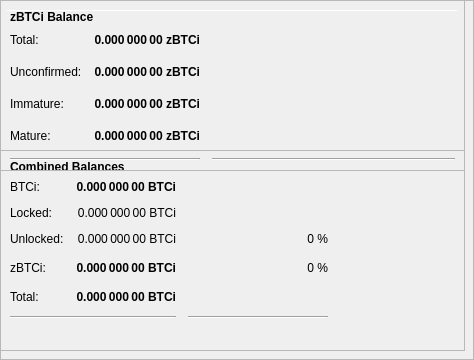
        <widget class="QFrame" name="frameObfuscation">
         <property name="minimumSize">
          <size>
           <width>0</width>
           <height>350</height>
          </size>
         </property>
         <property name="layoutDirection">
          <enum>Qt::LeftToRight</enum>
         </property>
         <property name="frameShape">
          <enum>QFrame::StyledPanel</enum>
         </property>
         <property name="frameShadow">
          <enum>QFrame::Raised</enum>
         </property>
         <widget class="QPushButton" name="runAutoDenom">
          <property name="geometry">
           <rect>
            <x>251</x>
            <y>17</y>
            <width>1</width>
            <height>1</height>
           </rect>
          </property>
          <property name="palette">
           <palette>
            <active>
             <colorrole role="WindowText">
              <brush brushstyle="SolidPattern">
               <color alpha="255">
                <red>0</red>
                <green>0</green>
                <blue>0</blue>
               </color>
              </brush>
             </colorrole>
             <colorrole role="Button">
              <brush brushstyle="SolidPattern">
               <color alpha="255">
                <red>239</red>
                <green>238</green>
                <blue>238</blue>
               </color>
              </brush>
             </colorrole>
             <colorrole role="Light">
              <brush brushstyle="SolidPattern">
               <color alpha="255">
                <red>255</red>
                <green>255</green>
                <blue>255</blue>
               </color>
              </brush>
             </colorrole>
             <colorrole role="Midlight">
              <brush brushstyle="SolidPattern">
               <color alpha="255">
                <red>247</red>
                <green>246</green>
                <blue>246</blue>
               </color>
              </brush>
             </colorrole>
             <colorrole role="Dark">
              <brush brushstyle="SolidPattern">
               <color alpha="255">
                <red>119</red>
                <green>119</green>
                <blue>119</blue>
               </color>
              </brush>
             </colorrole>
             <colorrole role="Mid">
              <brush brushstyle="SolidPattern">
               <color alpha="255">
                <red>159</red>
                <green>159</green>
                <blue>159</blue>
               </color>
              </brush>
             </colorrole>
             <colorrole role="Text">
              <brush brushstyle="SolidPattern">
               <color alpha="255">
                <red>0</red>
                <green>0</green>
                <blue>0</blue>
               </color>
              </brush>
             </colorrole>
             <colorrole role="BrightText">
              <brush brushstyle="SolidPattern">
               <color alpha="255">
                <red>255</red>
                <green>255</green>
                <blue>255</blue>
               </color>
              </brush>
             </colorrole>
             <colorrole role="ButtonText">
              <brush brushstyle="SolidPattern">
               <color alpha="255">
                <red>0</red>
                <green>0</green>
                <blue>0</blue>
               </color>
              </brush>
             </colorrole>
             <colorrole role="Base">
              <brush brushstyle="SolidPattern">
               <color alpha="255">
                <red>255</red>
                <green>255</green>
                <blue>255</blue>
               </color>
              </brush>
             </colorrole>
             <colorrole role="Window">
              <brush brushstyle="SolidPattern">
               <color alpha="255">
                <red>239</red>
                <green>238</green>
                <blue>238</blue>
               </color>
              </brush>
             </colorrole>
             <colorrole role="Shadow">
              <brush brushstyle="SolidPattern">
               <color alpha="255">
                <red>0</red>
                <green>0</green>
                <blue>0</blue>
               </color>
              </brush>
             </colorrole>
             <colorrole role="AlternateBase">
              <brush brushstyle="SolidPattern">
               <color alpha="255">
                <red>247</red>
                <green>246</green>
                <blue>246</blue>
               </color>
              </brush>
             </colorrole>
             <colorrole role="ToolTipBase">
              <brush brushstyle="SolidPattern">
               <color alpha="255">
                <red>255</red>
                <green>255</green>
                <blue>220</blue>
               </color>
              </brush>
             </colorrole>
             <colorrole role="ToolTipText">
              <brush brushstyle="SolidPattern">
               <color alpha="255">
                <red>0</red>
                <green>0</green>
                <blue>0</blue>
               </color>
              </brush>
             </colorrole>
            </active>
            <inactive>
             <colorrole role="WindowText">
              <brush brushstyle="SolidPattern">
               <color alpha="255">
                <red>0</red>
                <green>0</green>
                <blue>0</blue>
               </color>
              </brush>
             </colorrole>
             <colorrole role="Button">
              <brush brushstyle="SolidPattern">
               <color alpha="255">
                <red>239</red>
                <green>238</green>
                <blue>238</blue>
               </color>
              </brush>
             </colorrole>
             <colorrole role="Light">
              <brush brushstyle="SolidPattern">
               <color alpha="255">
                <red>255</red>
                <green>255</green>
                <blue>255</blue>
               </color>
              </brush>
             </colorrole>
             <colorrole role="Midlight">
              <brush brushstyle="SolidPattern">
               <color alpha="255">
                <red>247</red>
                <green>246</green>
                <blue>246</blue>
               </color>
              </brush>
             </colorrole>
             <colorrole role="Dark">
              <brush brushstyle="SolidPattern">
               <color alpha="255">
                <red>119</red>
                <green>119</green>
                <blue>119</blue>
               </color>
              </brush>
             </colorrole>
             <colorrole role="Mid">
              <brush brushstyle="SolidPattern">
               <color alpha="255">
                <red>159</red>
                <green>159</green>
                <blue>159</blue>
               </color>
              </brush>
             </colorrole>
             <colorrole role="Text">
              <brush brushstyle="SolidPattern">
               <color alpha="255">
                <red>0</red>
                <green>0</green>
                <blue>0</blue>
               </color>
              </brush>
             </colorrole>
             <colorrole role="BrightText">
              <brush brushstyle="SolidPattern">
               <color alpha="255">
                <red>255</red>
                <green>255</green>
                <blue>255</blue>
               </color>
              </brush>
             </colorrole>
             <colorrole role="ButtonText">
              <brush brushstyle="SolidPattern">
               <color alpha="255">
                <red>0</red>
                <green>0</green>
                <blue>0</blue>
               </color>
              </brush>
             </colorrole>
             <colorrole role="Base">
              <brush brushstyle="SolidPattern">
               <color alpha="255">
                <red>255</red>
                <green>255</green>
                <blue>255</blue>
               </color>
              </brush>
             </colorrole>
             <colorrole role="Window">
              <brush brushstyle="SolidPattern">
               <color alpha="255">
                <red>239</red>
                <green>238</green>
                <blue>238</blue>
               </color>
              </brush>
             </colorrole>
             <colorrole role="Shadow">
              <brush brushstyle="SolidPattern">
               <color alpha="255">
                <red>0</red>
                <green>0</green>
                <blue>0</blue>
               </color>
              </brush>
             </colorrole>
             <colorrole role="AlternateBase">
              <brush brushstyle="SolidPattern">
               <color alpha="255">
                <red>247</red>
                <green>246</green>
                <blue>246</blue>
               </color>
              </brush>
             </colorrole>
             <colorrole role="ToolTipBase">
              <brush brushstyle="SolidPattern">
               <color alpha="255">
                <red>255</red>
                <green>255</green>
                <blue>220</blue>
               </color>
              </brush>
             </colorrole>
             <colorrole role="ToolTipText">
              <brush brushstyle="SolidPattern">
               <color alpha="255">
                <red>0</red>
                <green>0</green>
                <blue>0</blue>
               </color>
              </brush>
             </colorrole>
            </inactive>
            <disabled>
             <colorrole role="WindowText">
              <brush brushstyle="SolidPattern">
               <color alpha="255">
                <red>119</red>
                <green>119</green>
                <blue>119</blue>
               </color>
              </brush>
             </colorrole>
             <colorrole role="Button">
              <brush brushstyle="SolidPattern">
               <color alpha="255">
                <red>239</red>
                <green>238</green>
                <blue>238</blue>
               </color>
              </brush>
             </colorrole>
             <colorrole role="Light">
              <brush brushstyle="SolidPattern">
               <color alpha="255">
                <red>255</red>
                <green>255</green>
                <blue>255</blue>
               </color>
              </brush>
             </colorrole>
             <colorrole role="Midlight">
              <brush brushstyle="SolidPattern">
               <color alpha="255">
                <red>247</red>
                <green>246</green>
                <blue>246</blue>
               </color>
              </brush>
             </colorrole>
             <colorrole role="Dark">
              <brush brushstyle="SolidPattern">
               <color alpha="255">
                <red>119</red>
                <green>119</green>
                <blue>119</blue>
               </color>
              </brush>
             </colorrole>
             <colorrole role="Mid">
              <brush brushstyle="SolidPattern">
               <color alpha="255">
                <red>159</red>
                <green>159</green>
                <blue>159</blue>
               </color>
              </brush>
             </colorrole>
             <colorrole role="Text">
              <brush brushstyle="SolidPattern">
               <color alpha="255">
                <red>119</red>
                <green>119</green>
                <blue>119</blue>
               </color>
              </brush>
             </colorrole>
             <colorrole role="BrightText">
              <brush brushstyle="SolidPattern">
               <color alpha="255">
                <red>255</red>
                <green>255</green>
                <blue>255</blue>
               </color>
              </brush>
             </colorrole>
             <colorrole role="ButtonText">
              <brush brushstyle="SolidPattern">
               <color alpha="255">
                <red>119</red>
                <green>119</green>
                <blue>119</blue>
               </color>
              </brush>
             </colorrole>
             <colorrole role="Base">
              <brush brushstyle="SolidPattern">
               <color alpha="255">
                <red>239</red>
                <green>238</green>
                <blue>238</blue>
               </color>
              </brush>
             </colorrole>
             <colorrole role="Window">
              <brush brushstyle="SolidPattern">
               <color alpha="255">
                <red>239</red>
                <green>238</green>
                <blue>238</blue>
               </color>
              </brush>
             </colorrole>
             <colorrole role="Shadow">
              <brush brushstyle="SolidPattern">
               <color alpha="255">
                <red>0</red>
                <green>0</green>
                <blue>0</blue>
               </color>
              </brush>
             </colorrole>
             <colorrole role="AlternateBase">
              <brush brushstyle="SolidPattern">
               <color alpha="255">
                <red>239</red>
                <green>238</green>
                <blue>238</blue>
               </color>
              </brush>
             </colorrole>
             <colorrole role="ToolTipBase">
              <brush brushstyle="SolidPattern">
               <color alpha="255">
                <red>255</red>
                <green>255</green>
                <blue>220</blue>
               </color>
              </brush>
             </colorrole>
             <colorrole role="ToolTipText">
              <brush brushstyle="SolidPattern">
               <color alpha="255">
                <red>0</red>
                <green>0</green>
                <blue>0</blue>
               </color>
              </brush>
             </colorrole>
            </disabled>
           </palette>
          </property>
          <property name="focusPolicy">
           <enum>Qt::NoFocus</enum>
          </property>
          <property name="autoFillBackground">
           <bool>true</bool>
          </property>
          <property name="text">
           <string/>
          </property>
          <property name="flat">
           <bool>true</bool>
          </property>
         </widget>
         <widget class="Line" name="line">
          <property name="geometry">
           <rect>
            <x>7</x>
            <y>10</y>
            <width>451</width>
            <height>1</height>
           </rect>
          </property>
          <property name="orientation">
           <enum>Qt::Horizontal</enum>
          </property>
         </widget>
         <widget class="QFrame" name="frame_3">
          <property name="geometry">
           <rect>
            <x>0</x>
            <y>150</y>
            <width>465</width>
            <height>201</height>
           </rect>
          </property>
          <property name="frameShape">
           <enum>QFrame::StyledPanel</enum>
          </property>
          <property name="frameShadow">
           <enum>QFrame::Raised</enum>
          </property>
          <layout class="QVBoxLayout" name="verticalLayout_5">
           <item>
            <layout class="QHBoxLayout" name="horizontalLayout_5" stretch="0">
             <item>
              <widget class="QLabel" name="label_5z">
               <property name="maximumSize">
                <size>
                 <width>16777215</width>
                 <height>20</height>
                </size>
               </property>
               <property name="font">
                <font>
                 <weight>75</weight>
                 <bold>true</bold>
                </font>
               </property>
               <property name="toolTip">
                <string>Combined Balances (including unconfirmed and immature coins)</string>
               </property>
               <property name="text">
                <string>&lt;html&gt;&lt;head/&gt;&lt;body&gt;&lt;p&gt;Combined Balances&lt;/p&gt;&lt;/body&gt;&lt;/html&gt;</string>
               </property>
              </widget>
             </item>
            </layout>
           </item>
           <item>
            <layout class="QGridLayout" name="gridLayout_3">
             <property name="spacing">
              <number>12</number>
             </property>
             <item row="7" column="0" colspan="2">
              <widget class="Line" name="lineSpendableBalance_3">
               <property name="orientation">
                <enum>Qt::Horizontal</enum>
               </property>
              </widget>
             </item>
             <item row="7" column="2">
              <widget class="Line" name="lineWatchBalance_3">
               <property name="sizePolicy">
                <sizepolicy hsizetype="Preferred" vsizetype="Fixed">
                 <horstretch>0</horstretch>
                 <verstretch>0</verstretch>
                </sizepolicy>
               </property>
               <property name="minimumSize">
                <size>
                 <width>140</width>
                 <height>0</height>
                </size>
               </property>
               <property name="orientation">
                <enum>Qt::Horizontal</enum>
               </property>
              </widget>
             </item>
             <item row="4" column="1">
              <widget class="QLabel" name="labelzBalancez">
               <property name="font">
                <font>
                 <weight>75</weight>
                 <bold>true</bold>
                </font>
               </property>
               <property name="cursor">
                <cursorShape>IBeamCursor</cursorShape>
               </property>
               <property name="toolTip">
                <string>Total of transactions that have yet to be confirmed, and do not yet count toward the spendable balance</string>
               </property>
               <property name="text">
                <string notr="true">0.000 000 00 BTCi</string>
               </property>
               <property name="alignment">
                <set>Qt::AlignRight|Qt::AlignTrailing|Qt::AlignVCenter</set>
               </property>
               <property name="textInteractionFlags">
                <set>Qt::LinksAccessibleByMouse|Qt::TextSelectableByKeyboard|Qt::TextSelectableByMouse</set>
               </property>
              </widget>
             </item>
             <item row="6" column="1">
              <widget class="QLabel" name="labelTotalz">
               <property name="font">
                <font>
                 <weight>75</weight>
                 <bold>true</bold>
                </font>
               </property>
               <property name="cursor">
                <cursorShape>IBeamCursor</cursorShape>
               </property>
               <property name="toolTip">
                <string>Total Balance, including unconfirmed and immature coins.</string>
               </property>
               <property name="text">
                <string notr="true">0.000 000 00 BTCi</string>
               </property>
               <property name="alignment">
                <set>Qt::AlignRight|Qt::AlignTrailing|Qt::AlignVCenter</set>
               </property>
               <property name="textInteractionFlags">
                <set>Qt::LinksAccessibleByMouse|Qt::TextSelectableByKeyboard|Qt::TextSelectableByMouse</set>
               </property>
              </widget>
             </item>
             <item row="4" column="3">
              <spacer name="horizontalSpacer_6">
               <property name="orientation">
                <enum>Qt::Horizontal</enum>
               </property>
               <property name="sizeHint" stdset="0">
                <size>
                 <width>40</width>
                 <height>20</height>
                </size>
               </property>
              </spacer>
             </item>
             <item row="6" column="0">
              <widget class="QLabel" name="labelTotalTextz">
               <property name="text">
                <string>Total:</string>
               </property>
              </widget>
             </item>
             <item row="1" column="0">
              <widget class="QLabel" name="labelBalanceTextz">
               <property name="text">
                <string>BTCi:</string>
               </property>
              </widget>
             </item>
             <item row="1" column="1">
              <widget class="QLabel" name="labelBalancez">
               <property name="font">
                <font>
                 <weight>75</weight>
                 <bold>true</bold>
                </font>
               </property>
               <property name="cursor">
                <cursorShape>IBeamCursor</cursorShape>
               </property>
               <property name="toolTip">
                <string>Your current spendable balance</string>
               </property>
               <property name="text">
                <string notr="true">0.000 000 00 BTCi</string>
               </property>
               <property name="alignment">
                <set>Qt::AlignRight|Qt::AlignTrailing|Qt::AlignVCenter</set>
               </property>
               <property name="textInteractionFlags">
                <set>Qt::LinksAccessibleByMouse|Qt::TextSelectableByKeyboard|Qt::TextSelectableByMouse</set>
               </property>
              </widget>
             </item>
             <item row="4" column="0">
              <widget class="QLabel" name="labelzBalanceTextz">
               <property name="toolTip">
                <string/>
               </property>
               <property name="text">
                <string>zBTCi:</string>
               </property>
              </widget>
             </item>
             <item row="4" column="2">
              <widget class="QLabel" name="labelzBTCiPercent">
               <property name="toolTip">
                <string>Current percentage of zBTCi.
If AutoMint is enabled this percentage will settle around the configured AutoMint percentage (default = 10%)</string>
               </property>
               <property name="text">
                <string>0 %</string>
               </property>
               <property name="alignment">
                <set>Qt::AlignRight|Qt::AlignTrailing|Qt::AlignVCenter</set>
               </property>
              </widget>
             </item>
             <item row="6" column="2">
              <widget class="QLabel" name="label100Percent">
               <property name="text">
                <string/>
               </property>
               <property name="alignment">
                <set>Qt::AlignRight|Qt::AlignTrailing|Qt::AlignVCenter</set>
               </property>
              </widget>
             </item>
             <item row="2" column="1">
              <widget class="QLabel" name="labelLockedBalance">
               <property name="toolTip">
                <string>Locked BTCi or Masternode collaterals. These are excluded from zBTCi minting.</string>
               </property>
               <property name="text">
                <string>0.000 000 00 BTCi</string>
               </property>
               <property name="alignment">
                <set>Qt::AlignRight|Qt::AlignTrailing|Qt::AlignVCenter</set>
               </property>
              </widget>
             </item>
             <item row="2" column="0">
              <widget class="QLabel" name="labelLockedBalanceText">
               <property name="toolTip">
                <string>Locked BTCi or Masternode collaterals. These are excluded from zBTCi minting.</string>
               </property>
               <property name="text">
                <string>Locked:</string>
               </property>
              </widget>
             </item>
             <item row="3" column="0">
              <widget class="QLabel" name="labelUnLockedBalanceText">
               <property name="toolTip">
                <string>Unlocked BTCis. These can be used for zBTCi minting.</string>
               </property>
               <property name="text">
                <string>Unlocked:</string>
               </property>
              </widget>
             </item>
             <item row="3" column="1">
              <widget class="QLabel" name="labelUnLockedBalance">
               <property name="toolTip">
                <string>Unlocked BTCis. These can be used for zBTCi minting.</string>
               </property>
               <property name="text">
                <string>0.000 000 00 BTCi</string>
               </property>
               <property name="alignment">
                <set>Qt::AlignRight|Qt::AlignTrailing|Qt::AlignVCenter</set>
               </property>
              </widget>
             </item>
             <item row="3" column="2">
              <widget class="QLabel" name="labelBTCiPercent">
               <property name="text">
                <string>0 %</string>
               </property>
               <property name="alignment">
                <set>Qt::AlignRight|Qt::AlignTrailing|Qt::AlignVCenter</set>
               </property>
              </widget>
             </item>
            </layout>
           </item>
           <item>
            <spacer name="verticalSpacer">
             <property name="orientation">
              <enum>Qt::Vertical</enum>
             </property>
             <property name="sizeHint" stdset="0">
              <size>
               <width>20</width>
               <height>40</height>
              </size>
             </property>
            </spacer>
           </item>
          </layout>
         </widget>
         <widget class="QFrame" name="frame_4">
          <property name="geometry">
           <rect>
            <x>0</x>
            <y>0</y>
            <width>465</width>
            <height>171</height>
           </rect>
          </property>
          <property name="frameShape">
           <enum>QFrame::StyledPanel</enum>
          </property>
          <property name="frameShadow">
           <enum>QFrame::Raised</enum>
          </property>
          <layout class="QVBoxLayout" name="verticalLayout_7">
           <item>
            <layout class="QHBoxLayout" name="horizontalLayout_8" stretch="0">
             <item>
              <widget class="QLabel" name="label_5z_3">
               <property name="maximumSize">
                <size>
                 <width>16777215</width>
                 <height>20</height>
                </size>
               </property>
               <property name="font">
                <font>
                 <weight>75</weight>
                 <bold>true</bold>
                </font>
               </property>
               <property name="text">
                <string>zBTCi Balance</string>
               </property>
              </widget>
             </item>
            </layout>
           </item>
           <item>
            <layout class="QGridLayout" name="gridLayout_5">
             <property name="spacing">
              <number>12</number>
             </property>
             <item row="4" column="0">
              <widget class="QLabel" name="labelzBalanceMatureText">
               <property name="toolTip">
                <string>Mature: more than 20 confirmation and more than 1 mints of the same denomination after it was minted.
These zBTCi are spendable.</string>
               </property>
               <property name="text">
                <string>Mature:</string>
               </property>
              </widget>
             </item>
             <item row="5" column="0" colspan="2">
              <widget class="Line" name="lineSpendableBalance_5">
               <property name="orientation">
                <enum>Qt::Horizontal</enum>
               </property>
              </widget>
             </item>
             <item row="1" column="1">
              <widget class="QLabel" name="labelzBalance">
               <property name="font">
                <font>
                 <weight>75</weight>
                 <bold>true</bold>
                </font>
               </property>
               <property name="cursor">
                <cursorShape>IBeamCursor</cursorShape>
               </property>
               <property name="toolTip">
                <string>All available zBTCi, unconfirmed and immature zBTCi included.</string>
               </property>
               <property name="text">
                <string notr="true">0.000 000 00 zBTCi</string>
               </property>
               <property name="alignment">
                <set>Qt::AlignRight|Qt::AlignTrailing|Qt::AlignVCenter</set>
               </property>
               <property name="textInteractionFlags">
                <set>Qt::LinksAccessibleByMouse|Qt::TextSelectableByKeyboard|Qt::TextSelectableByMouse</set>
               </property>
              </widget>
             </item>
             <item row="5" column="2">
              <widget class="Line" name="lineWatchBalance_5">
               <property name="sizePolicy">
                <sizepolicy hsizetype="Preferred" vsizetype="Fixed">
                 <horstretch>0</horstretch>
                 <verstretch>0</verstretch>
                </sizepolicy>
               </property>
               <property name="minimumSize">
                <size>
                 <width>140</width>
                 <height>0</height>
                </size>
               </property>
               <property name="orientation">
                <enum>Qt::Horizontal</enum>
               </property>
              </widget>
             </item>
             <item row="1" column="0">
              <widget class="QLabel" name="labelzBalanceText">
               <property name="toolTip">
                <string>All available zBTCi, unconfirmed and immature zBTCi included.</string>
               </property>
               <property name="text">
                <string>Total:</string>
               </property>
              </widget>
             </item>
             <item row="1" column="2">
              <spacer name="horizontalSpacer_8">
               <property name="orientation">
                <enum>Qt::Horizontal</enum>
               </property>
               <property name="sizeHint" stdset="0">
                <size>
                 <width>40</width>
                 <height>20</height>
                </size>
               </property>
              </spacer>
             </item>
             <item row="4" column="2">
              <spacer name="horizontalSpacer_4">
               <property name="orientation">
                <enum>Qt::Horizontal</enum>
               </property>
               <property name="sizeHint" stdset="0">
                <size>
                 <width>40</width>
                 <height>20</height>
                </size>
               </property>
              </spacer>
             </item>
             <item row="4" column="1">
              <widget class="QLabel" name="labelzBalanceMature">
               <property name="font">
                <font>
                 <weight>75</weight>
                 <bold>true</bold>
                </font>
               </property>
               <property name="toolTip">
                <string>Mature: more than 20 confirmation and more than 1 mints of the same denomination after it was minted.
These zBTCi are spendable.</string>
               </property>
               <property name="text">
                <string>0.000 000 00 zBTCi</string>
               </property>
               <property name="alignment">
                <set>Qt::AlignRight|Qt::AlignTrailing|Qt::AlignVCenter</set>
               </property>
              </widget>
             </item>
             <item row="2" column="0">
              <widget class="QLabel" name="labelzBalanceUnconfirmedText">
               <property name="toolTip">
                <string>Unconfirmed: less than 20 confirmations
Immature: confirmed, but less than 1 mints of the same denomination after it was minted</string>
               </property>
               <property name="text">
                <string>Unconfirmed:</string>
               </property>
              </widget>
             </item>
             <item row="2" column="1">
              <widget class="QLabel" name="labelzBalanceUnconfirmed">
               <property name="font">
                <font>
                 <weight>75</weight>
                 <bold>true</bold>
                </font>
               </property>
               <property name="toolTip">
                <string>Unconfirmed: less than 20 confirmations
Immature: confirmed, but less than 1 mints of the same denomination after it was minted</string>
               </property>
               <property name="text">
                <string>0.000 000 00 zBTCi</string>
               </property>
               <property name="alignment">
                <set>Qt::AlignRight|Qt::AlignTrailing|Qt::AlignVCenter</set>
               </property>
              </widget>
             </item>
             <item row="2" column="2">
              <spacer name="horizontalSpacer_5">
               <property name="orientation">
                <enum>Qt::Horizontal</enum>
               </property>
               <property name="sizeHint" stdset="0">
                <size>
                 <width>40</width>
                 <height>20</height>
                </size>
               </property>
              </spacer>
             </item>
             <item row="3" column="0">
              <widget class="QLabel" name="labelzBalanceImmatureText">
               <property name="toolTip">
                <string>Unconfirmed: less than 20 confirmations
Immature: confirmed, but less than 1 mints of the same denomination after it was minted</string>
               </property>
               <property name="text">
                <string>Immature:</string>
               </property>
              </widget>
             </item>
             <item row="3" column="1">
              <widget class="QLabel" name="labelzBalanceImmature">
               <property name="font">
                <font>
                 <weight>75</weight>
                 <bold>true</bold>
                </font>
               </property>
               <property name="toolTip">
                <string>Unconfirmed: less than 20 confirmations
Immature: confirmed, but less than 1 mints of the same denomination after it was minted</string>
               </property>
               <property name="text">
                <string>0.000 000 00 zBTCi</string>
               </property>
               <property name="alignment">
                <set>Qt::AlignRight|Qt::AlignTrailing|Qt::AlignVCenter</set>
               </property>
              </widget>
             </item>
             <item row="3" column="2">
              <spacer name="horizontalSpacer_7">
               <property name="orientation">
                <enum>Qt::Horizontal</enum>
               </property>
               <property name="sizeHint" stdset="0">
                <size>
                 <width>40</width>
                 <height>20</height>
                </size>
               </property>
              </spacer>
             </item>
            </layout>
           </item>
          </layout>
         </widget>
        </widget>
